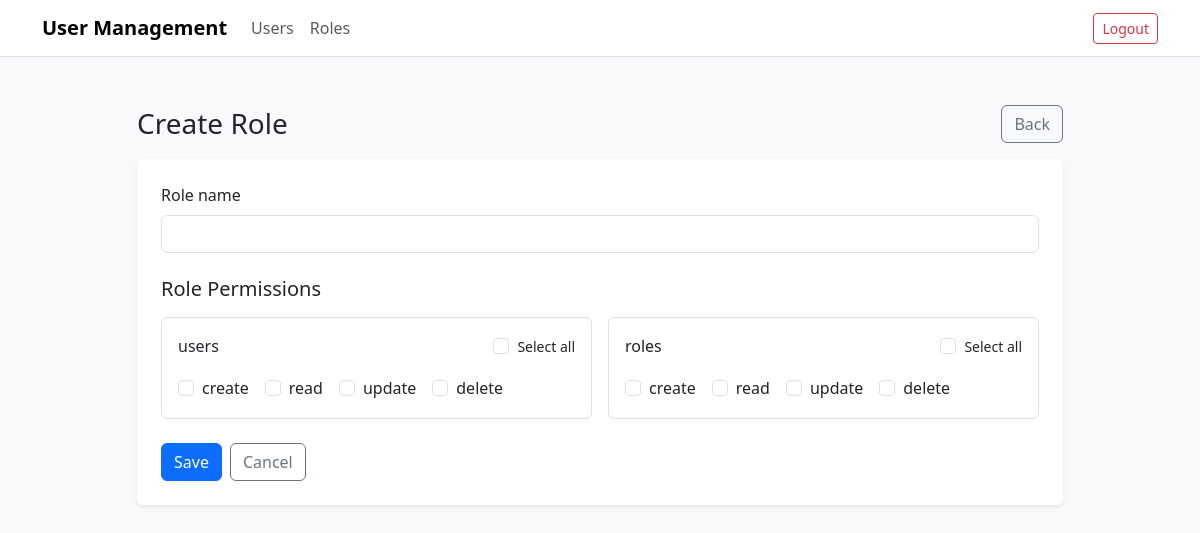
Screenshot of /roles/create (signed in) with the database file from the repository.
### tables this page shows
CREATE TABLE permissions (
    id INT AUTO_INCREMENT PRIMARY KEY,
    name VARCHAR(50) NOT NULL,
    feature_id INT NOT NULL,
    UNIQUE KEY uq_permissions (name, feature_id),
    CONSTRAINT fk_permissions_feature
        FOREIGN KEY (feature_id) REFERENCES features(id)
);

### src/Presentation/Http/Controllers/BaseController.php (called while the page is built, shortened)
<?php
abstract class BaseController
{
    protected function view(string $template, array $data = [], string $title = 'User Management'): void
    {
        extract($data, EXTR_SKIP);
        include __DIR__ . '/../Views/' . $template . '.php';
        include __DIR__ . '/../Views/layout.php';
    }
}

### src/Presentation/Http/Controllers/RoleController.php (called while the page is built, shortened)
<?php
class RoleController extends BaseController
{
    public function create(): void
    {
        $pdo = $this->ctx['pdo'];
        $permissionRepo = new PermissionRepository($pdo);
        $features = $permissionRepo->groupedByFeature();
        $this->view('roles/form', [
            'mode' => 'create',
            'formAction' => '/roles',
            'submitLabel' => 'Save',
            'pageHeading' => 'Create Role',
            'roleName' => '',
            'features' => $features,
            'selectedPermissionIds' => []
        ], 'Create Role');
    }
}

### src/Presentation/Http/Routing/Router.php (called while the page is built, shortened)
<?php
class Router
{
    private array $routes = [];
    private function map(string $method, string $path, array $handler, array $middleware): void
    {
        $this->routes[$method][$path] = [
            'handler' => $handler,
            'middleware' => $middleware
        ];
    }
    public function dispatch(string $method, string $path, array $ctx = []): void
    {
        $route = $this->routes[$method][$path] ?? null;
        [$class, $action] = $route['handler'];
        $controller = new $class($ctx);
        $controller->$action();
    }
}

### public/index.php (called while the page is built, shortened)
<?php
$pdo = PdoConnection::connect($_ENV);
$router = new Router();
$method = $_SERVER['REQUEST_METHOD'];
$path = parse_url($_SERVER['REQUEST_URI'], PHP_URL_PATH);
$router->dispatch($method, $path, [
    'pdo' => $pdo,
    'hasPermission' => fn(string $requiredKey): bool => PermissionChecker::hasPermission($requiredKey)
]);

### src/Infrastructure/Repositories/PermissionRepository.php (called while the page is built, shortened)
<?php
class PermissionRepository
{
    public function groupedByFeature(): array
    {
        $rows = $this->pdo->query("
            SELECT
                f.id as feature_id,
                f.name as feature_name,
                p.id as permission_id,
                p.name as permission_name
            FROM features f
            JOIN permissions p ON f.id = p.feature_id
            ORDER BY f.id ASC, p.id ASC
        ")->fetchAll(PDO::FETCH_ASSOC);
        $grouped = [];
        foreach ($rows as $row) {
            $featureId = (int)$row['feature_id'];
            if (!isset($grouped[$featureId])) {
                $grouped[$featureId] = [
                    'feature_id' => $featureId,
                    'feature_name' => $row['feature_name'],
                    'permissions' => []
                ];
            }
            $grouped[$featureId]['permissions'][] = [
                'id' => (int)$row['permission_id'],
                'name' => $row['permission_name']
            ];
        }
        return array_values($grouped);
    }
}

### src/Presentation/Http/Views/roles/form.php (the view, shortened to what this page needs)
<?php
$mode = (string)($mode ?? 'create');
$formAction = (string)($formAction ?? '/roles');
$submitLabel = (string)($submitLabel ?? 'Save');
$pageHeading = (string)($pageHeading ?? ($mode === 'edit' ? 'Edit Role' : 'Create Role'));
$roleName = (string)($roleName ?? '');
$selectedPermissionIds = is_array($selectedPermissionIds ?? null) ? $selectedPermissionIds : [];
$selectedMap = array_fill_keys(array_map('intval', $selectedPermissionIds), true);
?>
<div class="row justify-content-center">
    <div class="col-12 col-xl-10">
        <div class="d-flex justify-content-between align-items-center mb-3">
            <h1 class="h3 mb-0"><?= htmlspecialchars($pageHeading, ENT_QUOTES, 'UTF-8') ?></h1>
            <a href="/roles" class="btn btn-outline-secondary">Back</a>
        </div>
        <div class="card shadow-sm border-0">
            <div class="card-body p-4">
                <form method="post" action="<?= htmlspecialchars($formAction, ENT_QUOTES, 'UTF-8') ?>">
                    <div class="mb-4">
                        <label for="name" class="form-label">Role name</label>
                        <input
                            id="name"
                            name="name"
                            value="<?= htmlspecialchars($roleName, ENT_QUOTES, 'UTF-8') ?>"
                            class="form-control"
                            required
                        >
                    </div>
                    <h2 class="h5 mb-3">Role Permissions</h2>
                    <div class="row g-3">
                        <?php foreach ($features as $feature): ?>
                            <?php
                            $featureId = (int)$feature['feature_id'];
                            $featureName = htmlspecialchars((string)$feature['feature_name'], ENT_QUOTES, 'UTF-8');
                            ?>
                            <div class="col-12 col-lg-6">
                                <div class="card h-100 border">
                                    <div class="card-body">
                                        <div class="d-flex justify-content-between align-items-center mb-3">
                                            <h3 class="h6 mb-0"><?= $featureName ?></h3>
                                            <div class="form-check">
                                                <input
                                                    class="form-check-input"
                                                    type="checkbox"
                                                    id="feature-all-<?= $featureId ?>"
                                                    onclick="toggleFeature(<?= $featureId ?>, this.checked)"
                                                >
                                                <label class="form-check-label small" for="feature-all-<?= $featureId ?>">Select all</label>
                                            </div>
                                        </div>
                                        <div class="d-flex flex-wrap gap-3">
                                            <?php foreach ($feature['permissions'] as $permission): ?>
                                                <?php
                                                $permissionId = (int)$permission['id'];
                                                $permissionName = htmlspecialchars((string)$permission['name'], ENT_QUOTES, 'UTF-8');
                                                $checked = isset($selectedMap[$permissionId]) ? 'checked' : '';
                                                ?>
                                                <div class="form-check">
                                                    <input
                                                        class="form-check-input perm-<?= $featureId ?>"
                                                        type="checkbox"
                                                        id="permission-<?= $permissionId ?>"
                                                        name="permission_ids[]"
                                                        value="<?= $permissionId ?>"
                                                        <?= $checked ?>
                                                    >
                                                    <label class="form-check-label" for="permission-<?= $permissionId ?>"><?= $permissionName ?></label>
                                                </div>
                                            <?php endforeach; ?>
                                        </div>
                                    </div>
                                </div>
                            </div>
                        <?php endforeach; ?>
                    </div>
                    <div class="mt-4 d-flex gap-2">
                        <button type="submit" class="btn btn-primary"><?= htmlspecialchars($submitLabel, ENT_QUOTES, 'UTF-8') ?></button>
                        <a href="/roles" class="btn btn-outline-secondary">Cancel</a>
                    </div>
                </form>
            </div>
        </div>
    </div>
</div>

### rows the page displays
permissions: name "create"
permissions: name "update"
permissions: name "delete"
permissions: name "create"
permissions: name "read"
permissions: name "update"
permissions: name "delete"

### other values shown
$pageHeading "Create Role"
$featureName "users"
$permissionName "read"
$featureName "roles"
$submitLabel "Save"
